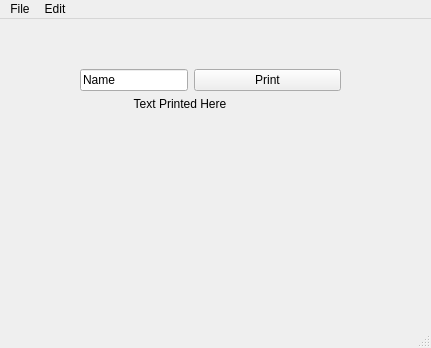
<?xml version="1.0" encoding="UTF-8"?>
<ui version="4.0">
 <class>MainWindow</class>
 <widget class="QMainWindow" name="MainWindow">
  <property name="geometry">
   <rect>
    <x>0</x>
    <y>0</y>
    <width>431</width>
    <height>348</height>
   </rect>
  </property>
  <property name="windowTitle">
   <string>MainWindow</string>
  </property>
  <widget class="QWidget" name="centralwidget">
   <widget class="QWidget" name="formLayoutWidget">
    <property name="geometry">
     <rect>
      <x>80</x>
      <y>50</y>
      <width>261</width>
      <height>141</height>
     </rect>
    </property>
    <layout class="QFormLayout" name="formLayout">
     <item row="0" column="0">
      <widget class="QLineEdit" name="lineEdit">
       <property name="text">
        <string>Name</string>
       </property>
      </widget>
     </item>
     <item row="0" column="1">
      <widget class="QPushButton" name="pushButton">
       <property name="text">
        <string>Print</string>
       </property>
      </widget>
     </item>
     <item row="1" column="0" colspan="2">
      <widget class="QLabel" name="label">
       <property name="maximumSize">
        <size>
         <width>200</width>
         <height>200</height>
        </size>
       </property>
       <property name="frameShape">
        <enum>QFrame::NoFrame</enum>
       </property>
       <property name="text">
        <string>Text Printed Here</string>
       </property>
       <property name="alignment">
        <set>Qt::AlignCenter</set>
       </property>
       <property name="wordWrap">
        <bool>true</bool>
       </property>
      </widget>
     </item>
    </layout>
   </widget>
  </widget>
  <widget class="QMenuBar" name="menubar">
   <property name="geometry">
    <rect>
     <x>0</x>
     <y>0</y>
     <width>431</width>
     <height>21</height>
    </rect>
   </property>
   <widget class="QMenu" name="menuFile">
    <property name="title">
     <string>File</string>
    </property>
    <addaction name="actionNew_Form"/>
   </widget>
   <widget class="QMenu" name="menuEdit">
    <property name="title">
     <string>Edit</string>
    </property>
   </widget>
   <addaction name="menuFile"/>
   <addaction name="menuEdit"/>
  </widget>
  <widget class="QStatusBar" name="statusBar"/>
  <action name="actionNew_Form">
   <property name="text">
    <string>New Form</string>
   </property>
  </action>
 </widget>
 <resources/>
 <connections/>
</ui>
